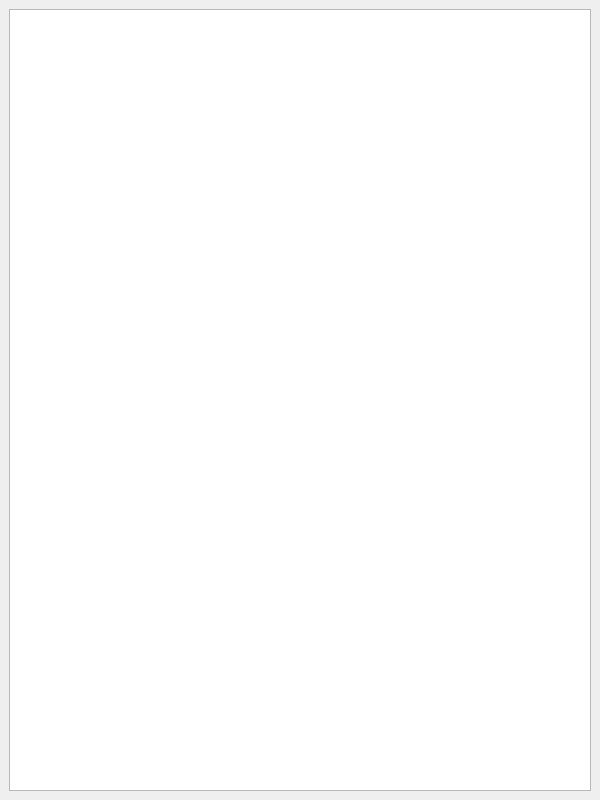
<?xml version="1.0" encoding="UTF-8"?>
<ui version="4.0">
 <class>MainWindow</class>
 <widget class="QMainWindow" name="MainWindow">
  <property name="geometry">
   <rect>
    <x>0</x>
    <y>0</y>
    <width>600</width>
    <height>800</height>
   </rect>
  </property>
  <property name="minimumSize">
   <size>
    <width>600</width>
    <height>800</height>
   </size>
  </property>
  <property name="maximumSize">
   <size>
    <width>600</width>
    <height>800</height>
   </size>
  </property>
  <property name="windowTitle">
   <string>QB0.2.2</string>
  </property>
  <widget class="QWidget" name="centralWidget">
   <layout class="QVBoxLayout" name="verticalLayout">
    <item>
     <widget class="QTextEdit" name="textEdit">
      <property name="readOnly">
       <bool>true</bool>
      </property>
      <property name="html">
       <string>&lt;!DOCTYPE HTML PUBLIC &quot;-//W3C//DTD HTML 4.0//EN&quot; &quot;http://www.w3.org/TR/REC-html40/strict.dtd&quot;&gt;
&lt;html&gt;&lt;head&gt;&lt;meta name=&quot;qrichtext&quot; content=&quot;1&quot; /&gt;&lt;style type=&quot;text/css&quot;&gt;
p, li { white-space: pre-wrap; }
&lt;/style&gt;&lt;/head&gt;&lt;body style=&quot; font-family:'SimSun'; font-size:9pt; font-weight:400; font-style:normal;&quot;&gt;
&lt;p style=&quot;-qt-paragraph-type:empty; margin-top:0px; margin-bottom:0px; margin-left:0px; margin-right:0px; -qt-block-indent:0; text-indent:0px;&quot;&gt;&lt;br /&gt;&lt;/p&gt;&lt;/body&gt;&lt;/html&gt;</string>
      </property>
     </widget>
    </item>
   </layout>
  </widget>
 </widget>
 <resources/>
 <connections/>
</ui>
